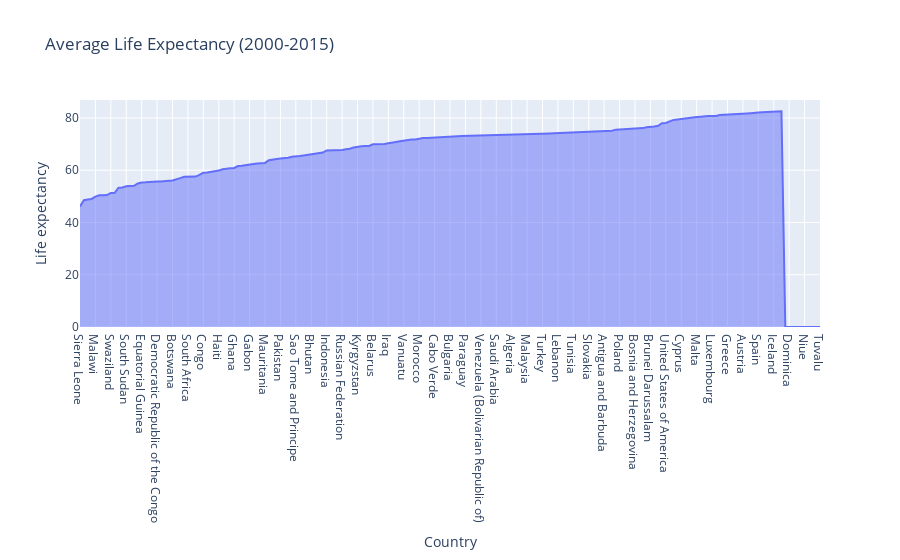

Notebook source saved alongside this figure:
### Code cell
# Create an area graph
fig = px.area(data, x='Country', y='Life expectancy', title='Average Life Expectancy (2000-2015)')
fig.show()

### Figure 1 — Plotly figure (JSON) as saved in the notebook; plotly's stock layout.template omitted (floating-point values rounded to 4 significant figures; data arrays with more than 128 entries replaced by an {"elided": "..."} marker saying what was removed)
{"data": [{"fillpattern": {"shape": ""}, "hovertemplate": "Country=%{x}<br>Life expectancy=%{y}<extra></extra>", "legendgroup": "", "line": {"color": "#636efa"}, "marker": {"symbol": "circle"}, "mode": "lines", "name": "", "orientation": "v", "showlegend": false, "stackgroup": "1", "type": "scatter", "x": {"elided": "193 str values"}, "xaxis": "x", "y": {"elided": "193 float values"}, "yaxis": "y"}], "layout": {"legend": {"tracegroupgap": 0}, "title": {"text": "Average Life Expectancy (2000-2015)"}, "xaxis": {"anchor": "y", "domain": [0, 1], "title": {"text": "Country"}}, "yaxis": {"anchor": "x", "domain": [0, 1], "title": {"text": "Life expectancy"}}}}
